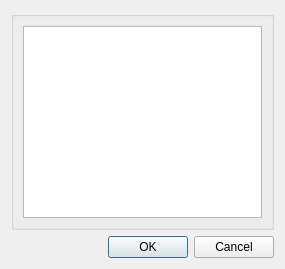
<?xml version="1.0" encoding="UTF-8"?>
<ui version="4.0">
 <class>Dialog</class>
 <widget class="QDialog" name="Dialog">
  <property name="geometry">
   <rect>
    <x>0</x>
    <y>0</y>
    <width>285</width>
    <height>269</height>
   </rect>
  </property>
  <property name="windowTitle">
   <string>Select Category</string>
  </property>
  <layout class="QVBoxLayout">
   <item>
    <widget class="QGroupBox" name="groupBox">
     <property name="title">
      <string/>
     </property>
     <layout class="QVBoxLayout">
      <item>
       <widget class="QListWidget" name="list_categories">
        <property name="editTriggers">
         <set>QAbstractItemView::NoEditTriggers</set>
        </property>
        <property name="tabKeyNavigation">
         <bool>true</bool>
        </property>
       </widget>
      </item>
     </layout>
    </widget>
   </item>
   <item>
    <widget class="QDialogButtonBox" name="buttonBox">
     <property name="orientation">
      <enum>Qt::Horizontal</enum>
     </property>
     <property name="standardButtons">
      <set>QDialogButtonBox::Cancel|QDialogButtonBox::Ok</set>
     </property>
    </widget>
   </item>
  </layout>
 </widget>
 <resources/>
 <connections>
  <connection>
   <sender>buttonBox</sender>
   <signal>accepted()</signal>
   <receiver>Dialog</receiver>
   <slot>accept()</slot>
   <hints>
    <hint type="sourcelabel">
     <x>266</x>
     <y>353</y>
    </hint>
    <hint type="destinationlabel">
     <x>157</x>
     <y>274</y>
    </hint>
   </hints>
  </connection>
  <connection>
   <sender>buttonBox</sender>
   <signal>rejected()</signal>
   <receiver>Dialog</receiver>
   <slot>reject()</slot>
   <hints>
    <hint type="sourcelabel">
     <x>334</x>
     <y>353</y>
    </hint>
    <hint type="destinationlabel">
     <x>286</x>
     <y>274</y>
    </hint>
   </hints>
  </connection>
 </connections>
</ui>
